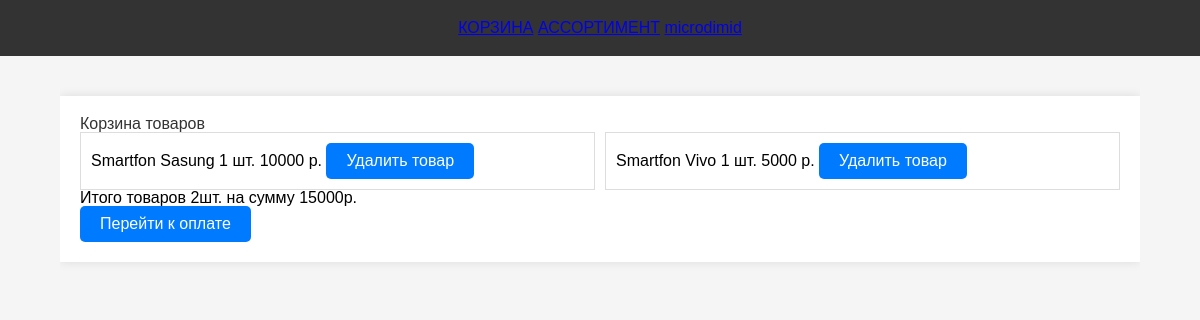
The app's page /baskets/view/ (signed in) with its own data.
### users/models.py (models this page shows)
class User(AbstractUser):
    groups = models.ManyToManyField(
        'auth.Group',
        related_name='customuser_set',  # Убедитесь, что это уникально
        blank=True,
        help_text=('The groups this user belongs to. A user will get all permissions '
                   'granted to each of their groups.'),
        verbose_name=('groups'),
    )
    user_permissions = models.ManyToManyField(
        'auth.Permission',
        related_name='customuser_set',  # Убедитесь, что это уникально
        blank=True,
        help_text=('Specific permissions for this user.'),
        verbose_name=('user permissions'),
    )
    user_address = models.CharField(max_length=128, null=True, blank=True)
    email = models.EmailField(unique=True)

### products/models.py (models this page shows, shortened)
class Basket(models.Model):
    user = models.ForeignKey(to=User, on_delete=models.CASCADE)
    product = models.ForeignKey(to=Product, on_delete=models.CASCADE)
    quantity = models.PositiveIntegerField(default=0)
    objects = BasketQuerySet.as_manager()
    def sum(self):
        return self.quantity * self.product.price

class Product(models.Model):
    name = models.CharField(max_length=100)
    description = models.TextField()
    price = models.IntegerField()
    count = models.IntegerField()
    category = models.ForeignKey(
        Category,
        related_name='products',
        on_delete=models.CASCADE
    )

### products/views.py (the view)
# urls.py: path('baskets/view/', basket_view, name='basket_view'),
def basket_view(request):
    context = {
        'baskets': Basket.objects.filter(user=request.user)
    }
    return render(request, 'products/basket.html', context)

### products/models.py (called while the page is built)
    def total_sum(self):
        return sum(basket.sum() for basket in self)

    def total_quantity(self):
        return sum(basket.quantity for basket in self)

### products/templates/products/basket.html (shortened to what this page needs)
<!DOCTYPE html>
<html lang="en">
<head>
    <link rel="stylesheet" href="../../../static/css/normalize.css">
    <link rel="stylesheet" href="../../../static/css/reset.css">
    <link rel="stylesheet" href="../../../static/css/styles.css">
</head>
<body>
    <nav class="header">
        <ul class="refs">
            <li><a href="{% url 'products:basket_view' %}">КОРЗИНА</a></li>
            <li><a href="{% url 'products:index' %}">АССОРТИМЕНТ</a></li>
            {% if user.is_authenticated %}
                <li><a href="{% url 'users:profile' user.id %}">{{ user.username }}</a></li>
            {% else %}
                <li><a href="{% url 'users:login' %}">ВОЙТИ</a></li>
            {% endif %}
        </ul>
    </nav>
    <main>
        <div class="container">
            <div class="main-content">
                <div class="products">
                    <h2>Корзина товаров</h2>
                    <div class="product-list">
                        {% if baskets %}
                            {% for basket in baskets %}
                            <div class="product">
                                {{ basket.product.name }}
                                {{ basket.quantity }} шт.
                                {{ basket.sum }} р.
                                <a href="{% url 'products:basket_remove' basket.id%}" class="button">Удалить товар</a>
                            </div>
                        {% endfor %}
                            </div>
                    <div>Итого товаров {{ baskets.total_quantity }}шт. на сумму {{ baskets.total_sum }}р.</div>
                        <div><a id="normal" href="{% url 'order:order_view' %}" class="button">Перейти к оплате</a></div>
                    {% else %}
                        <h1> Корзина пуста</h1>
                    {% endif %}
                </div>
            </div>
        </div>
    </main>

### static/css/styles.css (style rules this page uses)
body { font-family: Arial, sans-serif; background-color: #f5f5f5; margin: 0; padding: 0; }
.header, .footer { background-color: #333; color: white; padding: 20px 0; text-align: center; margin-bottom: 20px; background-attachment: fixed; }
.container { width: 90%; margin: auto; overflow: hidden; display: flex; flex-direction: column; min-height: 100vh; }
.main-content { display: flex; flex-direction: column; gap: 20px; margin: 20px 0; margin-bottom: 120px; }
.consultation, .products { background: white; padding: 20px; box-shadow: 0 0 10px rgba(0, 0, 0, 0.1); }
h1, h2, h3 { color: #333; }
.product-list { display: flex; flex-wrap: wrap; gap: 10px; }
.product { background: #fff; padding: 10px; border: 1px solid #ddd; box-sizing: border-box; flex: 1 1 calc(33.333% - 10px); }
.refs li { display: inline; }
.button { display: inline-block; padding: 10px 20px; font-size: 16px; cursor: pointer; text-align: center; text-decoration: none; color: #fff; background-color: #007BFF; border: none; border-radius: 5px; }

### records on screen
User: username "microdimid"
Basket: product.name "Smartfon Sasung", quantity "1", sum "10000", total_quantity "2", total_sum "15000"
Basket: product.name "Smartfon Vivo", quantity "1", sum "5000"
